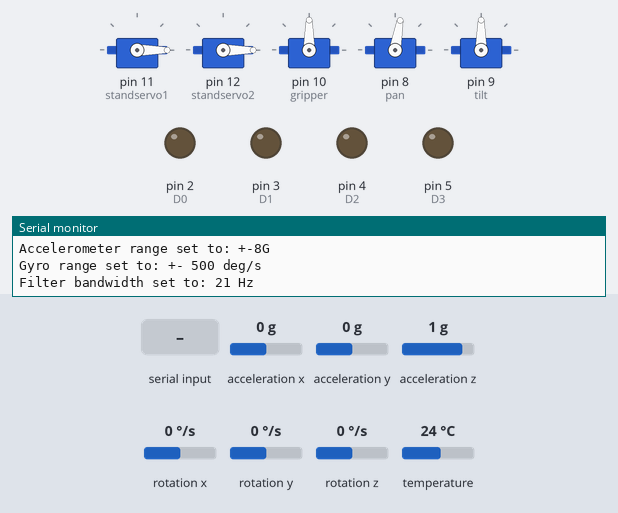
Bench run of a sketch on a simulated Arduino Leonardo, built with avr-gcc and run on an emulated ATmega32U4. Shown: 5 × servo, output pins drawn as LEDs (lit = HIGH), the last lines printed to the serial monitor. The inputs (shaded band) are chosen by the test bench; at power-on: acceleration x 0 g, acceleration y 0 g, acceleration z 1 g, rotation x 0 °/s, rotation y 0 °/s, rotation z 0 °/s, temperature 24 °C.

Above: at 1.3 s.
1.4 s: "6" received over Serial
At 2.2 s:
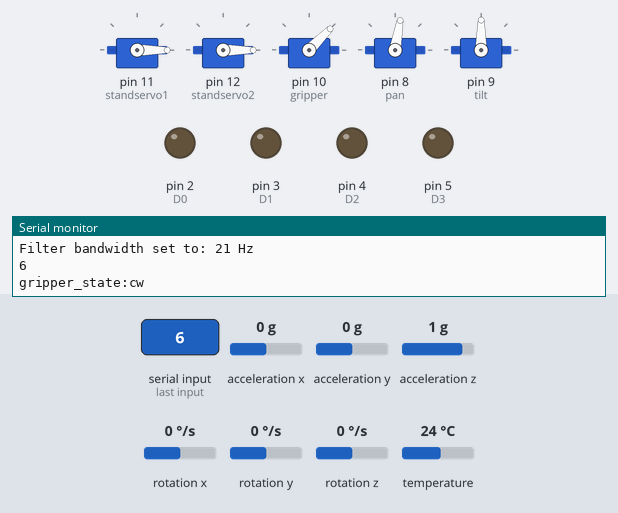
2.9 s: "7" received over Serial
At 3.3 s:
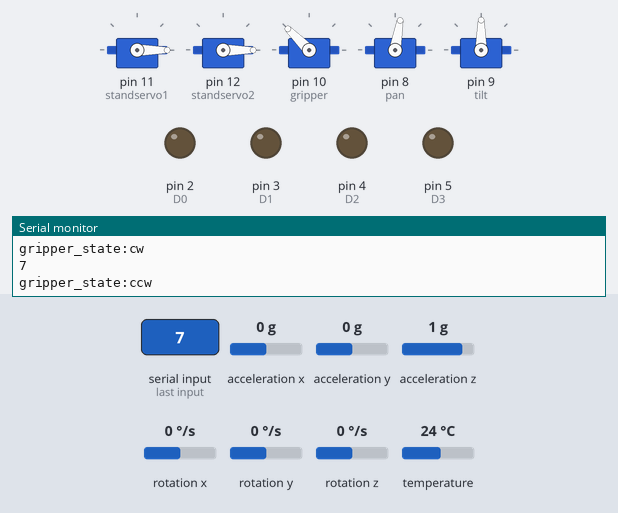
4.4 s: byte 48 ('0') received over Serial
At 5.6 s:
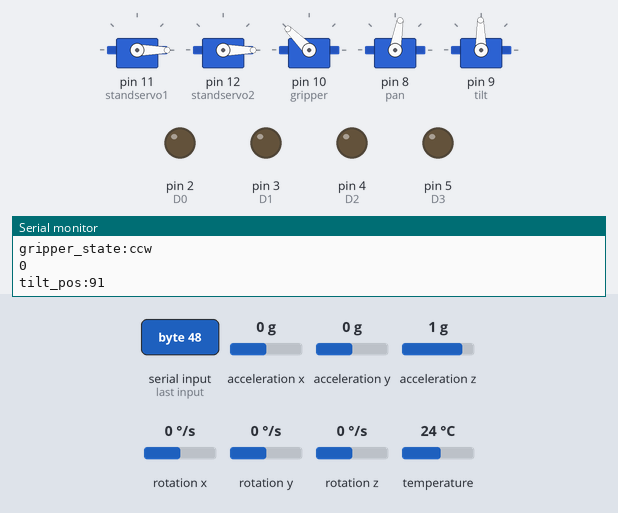
8.9 s: "2" received over Serial
Timing chart, 0 to 11.4 s (numbered marks = the images above; inputs shaded):
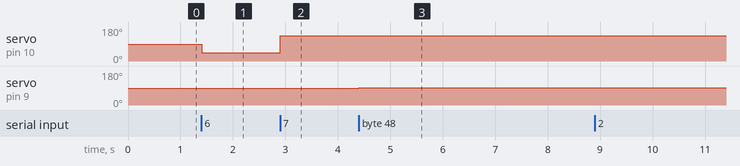

The sketch:

slave.ino
```cpp
#include <Wire.h>
#include <Adafruit_MPU6050.h>
#include <Adafruit_Sensor.h>
#include <Servo.h>

Adafruit_MPU6050 mpu;
Servo standservo1;
Servo standservo2;
Servo gripper;
Servo pan;
Servo tilt;

#define D0 2
#define D1 3
#define D2 4
#define D3 5

int pan_pos = 90;

int tilt_pos = 90;

int self_count = 0;

int motorDirection = 0;
double setpoint = 0;
double Kp = 10.532;
double Ki = 18.338;
double Kd = 1.077;

double error, lastError = 0;
double P, I, D;
double output;

// MPU6050 offsets
int accelXOffset = 0;
int accelYOffset = 0;
int accelZOffset = 0;
int gyroXOffset = 0;
int gyroYOffset = 0;
int gyroZOffset = 0;

// Tolerance range for the error
double errorTolerance = 1.0;

void setup() {
  Serial.begin(9600);
  while (!Serial)
    delay(10); // will pause Zero, Leonardo, etc until serial console opens

  Serial.println("Adafruit MPU6050 test!");

  // Try to initialize!
  if (!mpu.begin()) {
    Serial.println("Failed to find MPU6050 chip");
    while (1) {
      delay(10);
    }
  }
  Serial.println("MPU6050 Found!");

  mpu.setAccelerometerRange(MPU6050_RANGE_8_G);
  Serial.print("Accelerometer range set to: ");
  switch (mpu.getAccelerometerRange()) {
    case MPU6050_RANGE_2_G:
      Serial.println("+-2G");
      break;
    case MPU6050_RANGE_4_G:
      Serial.println("+-4G");
      break;
    case MPU6050_RANGE_8_G:
      Serial.println("+-8G");
      break;
    case MPU6050_RANGE_16_G:
      Serial.println("+-16G");
      break;
  }
  mpu.setGyroRange(MPU6050_RANGE_500_DEG);
  Serial.print("Gyro range set to: ");
  switch (mpu.getGyroRange()) {
    case MPU6050_RANGE_250_DEG:
      Serial.println("+- 250 deg/s");
      break;
    case MPU6050_RANGE_500_DEG:
      Serial.println("+- 500 deg/s");
      break;
    case MPU6050_RANGE_1000_DEG:
      Serial.println("+- 1000 deg/s");
      break;
    case MPU6050_RANGE_2000_DEG:
      Serial.println("+- 2000 deg/s");
      break;
  }

  mpu.setFilterBandwidth(MPU6050_BAND_21_HZ);
  Serial.print("Filter bandwidth set to: ");
  switch (mpu.getFilterBandwidth()) {
    case MPU6050_BAND_260_HZ:
      Serial.println("260 Hz");
      break;
    case MPU6050_BAND_184_HZ:
      Serial.println("184 Hz");
      break;
    case MPU6050_BAND_94_HZ:
      Serial.println("94 Hz");
      break;
    case MPU6050_BAND_44_HZ:
      Serial.println("44 Hz");
      break;
    case MPU6050_BAND_21_HZ:
      Serial.println("21 Hz");
      break;
    case MPU6050_BAND_10_HZ:
      Serial.println("10 Hz");
      break;
    case MPU6050_BAND_5_HZ:
      Serial.println("5 Hz");
      break;
  }
  Serial.println("");
  delay(100);
  pinMode(D0, OUTPUT);
  pinMode(D1, OUTPUT);
  pinMode(D2, OUTPUT);
  pinMode(D3, OUTPUT);
  standservo1.attach(11);
  standservo2.attach(12);
  gripper.attach(10);
  pan.attach(8);
  tilt.attach(9);
  pan.write(90);
  tilt.write(90);
  standservo1.write(0);
  standservo2.write(0);
  Serial.begin(9600);
}

void loop() {
  sensors_event_t a, g, temp;
  mpu.getEvent(&a, &g, &temp);

  // Apply offsets to accelerometer and gyroscope readings
  int accelX = a.acceleration.x - accelXOffset;
  int accelY = a.acceleration.y - accelYOffset;
  int accelZ = a.acceleration.z - accelZOffset;
  int gyroX = g.gyro.x - gyroXOffset;
  int gyroY = g.gyro.y - gyroYOffset;
  int gyroZ = g.gyro.z - gyroZOffset;

  double angle = atan2(accelY, accelZ) * 180 / PI;
  double gyroAngle = angle + (gyroX / 131.0) * 0.98;

  error = setpoint - gyroAngle;
  P = Kp * error;
  I += Ki * error;
  D = Kd * (error - lastError);
  output = P + I + D;
  lastError = error;

  standservo1.write(0);
  standservo2.write(0);
  pan.write(80);

  // Check if the error is within the tolerance range
  if (fabs(error) < errorTolerance) {
    output = 0.0;  // Set the output to zero
    I = 0.0;      // Reset the integral term
  }

  if (output > 255.00) {
    output = 255.00;
  } else if (output < -255.00) {
    output = -255.00;
  }
  int motorSpeed = abs(output);  // Map the absolute output to the motor speed range
  if (output < 0.00) {
    motorDirection = -1;
  } else if(output==0){
    motorDirection = 0;
  }
  else{
    motorDirection = 1;
  }
  /*

  if (motorDirection == 1) {
    analogWrite(motor1Pin1, 60);
    analogWrite(motor1Pin2, 0);
    analogWrite(motor2Pin1, 60);
    analogWrite(motor2Pin2, 0);
  } else if (motorDirection == -1) {
    analogWrite(motor1Pin1, 0);
    analogWrite(motor1Pin2, 60);
    analogWrite(motor2Pin1, 0);
    analogWrite(motor2Pin2, 60);
  }
  else{
    analogWrite(motor1Pin1, 0);
    analogWrite(motor1Pin2, 0);
    analogWrite(motor2Pin1, 0);
    analogWrite(motor2Pin2, 0);
  }
  */
  if (Serial.available()) {
    char command = Serial.read();
    Serial.println(command);
    /*
    stand_state = Serial.read();
    gripper_state = Serial.read();
    pan_state = Serial.read();
    tilt_state = Serial.read();
    */
    if (command=='1')
    {
      Serial.print("motor_state:");
      Serial.println('w');
      analogWrite(D0, 50);
      digitalWrite(D1, LOW);
      analogWrite(D2, 50);
      digitalWrite(D3, LOW);
    }
    if (command=='2')
    {
      Serial.print("motor_state:");
      Serial.println('s');
      digitalWrite(D0, LOW);
      analogWrite(D1,50);
      digitalWrite(D2, LOW);
      analogWrite(D3,50);
    }
    if (command=='3')
    {
      Serial.print("motor_state:");
      Serial.println('a');
      analogWrite(D0,50);
      digitalWrite(D1,LOW);
      analogWrite(D2,0);
      digitalWrite(D3,LOW);
    }
    if (command=='4')
    {
      Serial.print("motor_state:");
      Serial.println('d');
      analogWrite(D0,0);
      digitalWrite(D1,LOW);
      analogWrite(D2,50);
      digitalWrite(D3,LOW);
    }
    if (command=='a')
    {
      Serial.print("stand_state:");
      Serial.println("on");
      gripper.write(90);
    }
    if (command=='b')
    {
      analogWrite(D0,0);
      digitalWrite(D1,LOW);
      analogWrite(D2,0);
      digitalWrite(D3,LOW);

    }
    if (command=='6')
    {
      Serial.print("gripper_state:");
      Serial.println("cw");
      gripper.write(45);
    }
    else if(command=='7')
    {
      Serial.print("gripper_state:");
      Serial.println("ccw");
      gripper.write(135);
    }
    if (command=='8'){
      pan_pos=pan_pos+1;
      if(pan_pos>180){
        pan_pos=180;
      }
      Serial.print("pan_pos:");
      Serial.println(pan_pos);
      pan.write(pan_pos);
    }
    else if (command=='9')
    {
      pan_pos=pan_pos-1;
      if(pan_pos<0)
      {
        pan_pos=0;
      }
      Serial.print("pan_pos:");
      Serial.println(pan_pos);
      pan.write(pan_pos);
    }
    if (command=='0')
    {
      tilt_pos = tilt_pos+1;
      if(pan_pos>180){
        tilt_pos=180;
      }
      Serial.print("tilt_pos:");
      Serial.println(tilt_pos);
      tilt.write(tilt_pos);
    }
    if (command=='5')
    {
      tilt_pos = tilt_pos-1;
      if(tilt_pos<0)
      {
        tilt_pos=0;
      }
      Serial.print("tilt_pos:");
      Serial.println(tilt_pos);
      tilt.write(tilt_pos);
    }
    tilt.write(tilt_pos);
    if (command=='c')
    {
      self_count+=1;
    }
    if (command=='d')
    {
      self_count=0;
    }

    if(self_count>0)
    {
      //Serial.println("Self balancing enabled");
      if (motorDirection == 1) {
        analogWrite(D0, 60);
        analogWrite(D1, 0);
        analogWrite(D2, 60);
        analogWrite(D3, 0);
      } else if (motorDirection == -1) {
        analogWrite(D0, 0);
        analogWrite(D1, 60);
        analogWrite(D2, 0);
        analogWrite(D3, 60);
      }
      else{
        analogWrite(D0, 0);
        analogWrite(D1, 0);
        analogWrite(D2, 0);
        analogWrite(D3, 0);
        }
    }
    if(self_count==0){
      //Serial.println("Self balancing disabled");
      analogWrite(D0, 0);
      analogWrite(D1, 0);
      analogWrite(D2, 0);
      analogWrite(D3, 0);
    }
  }
}
```

Measured:
- after the input at 1.4 s, servo on pin 10 (gripper): 90° → 45° at once
- after the input at 2.9 s, servo on pin 10 (gripper): 45° → 135° at once
- after the input at 4.4 s, servo on pin 9 (tilt): 90° → 91° at once
